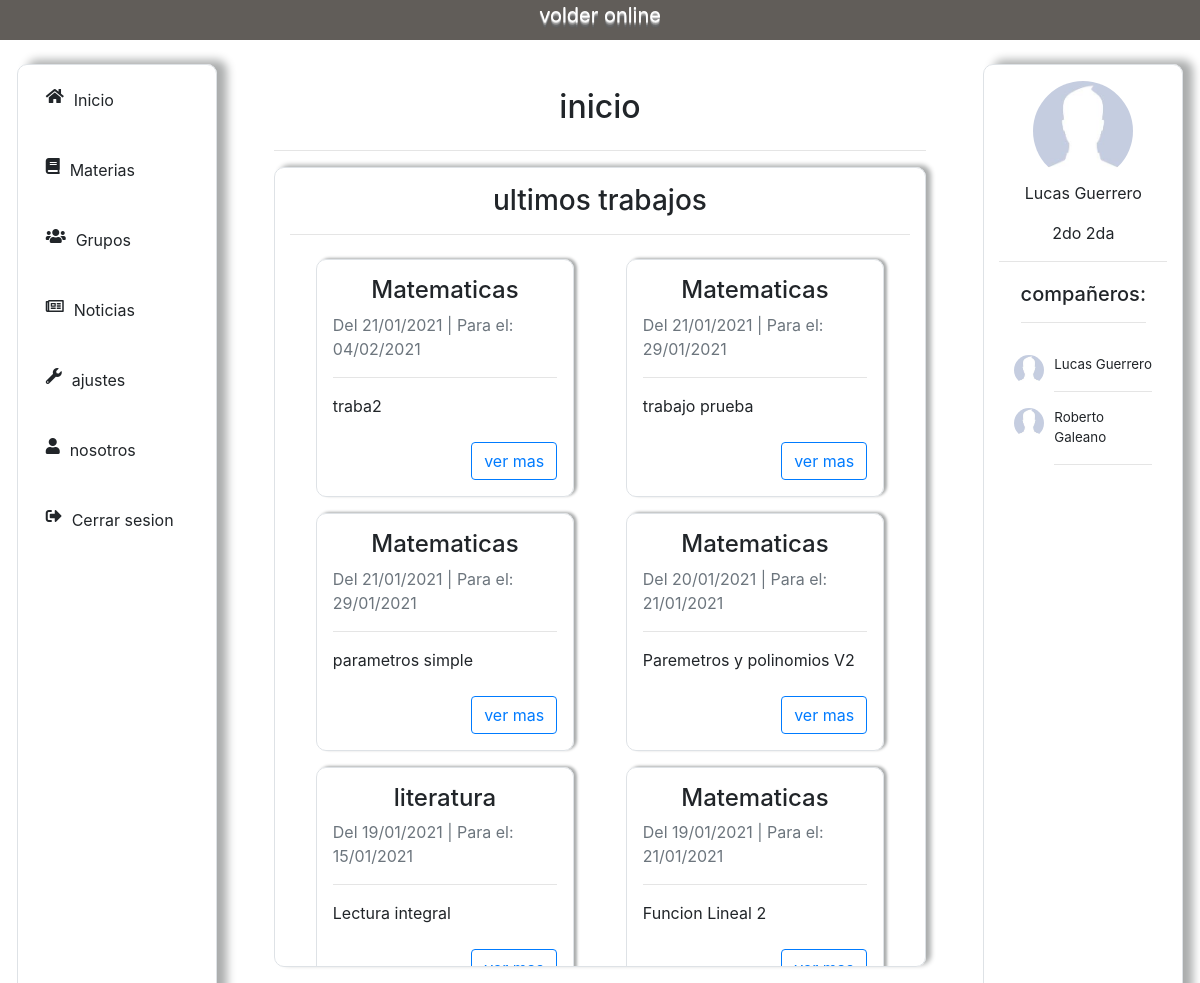
The page /estudiante/ (signed in, upper part) on the database as committed earlier.
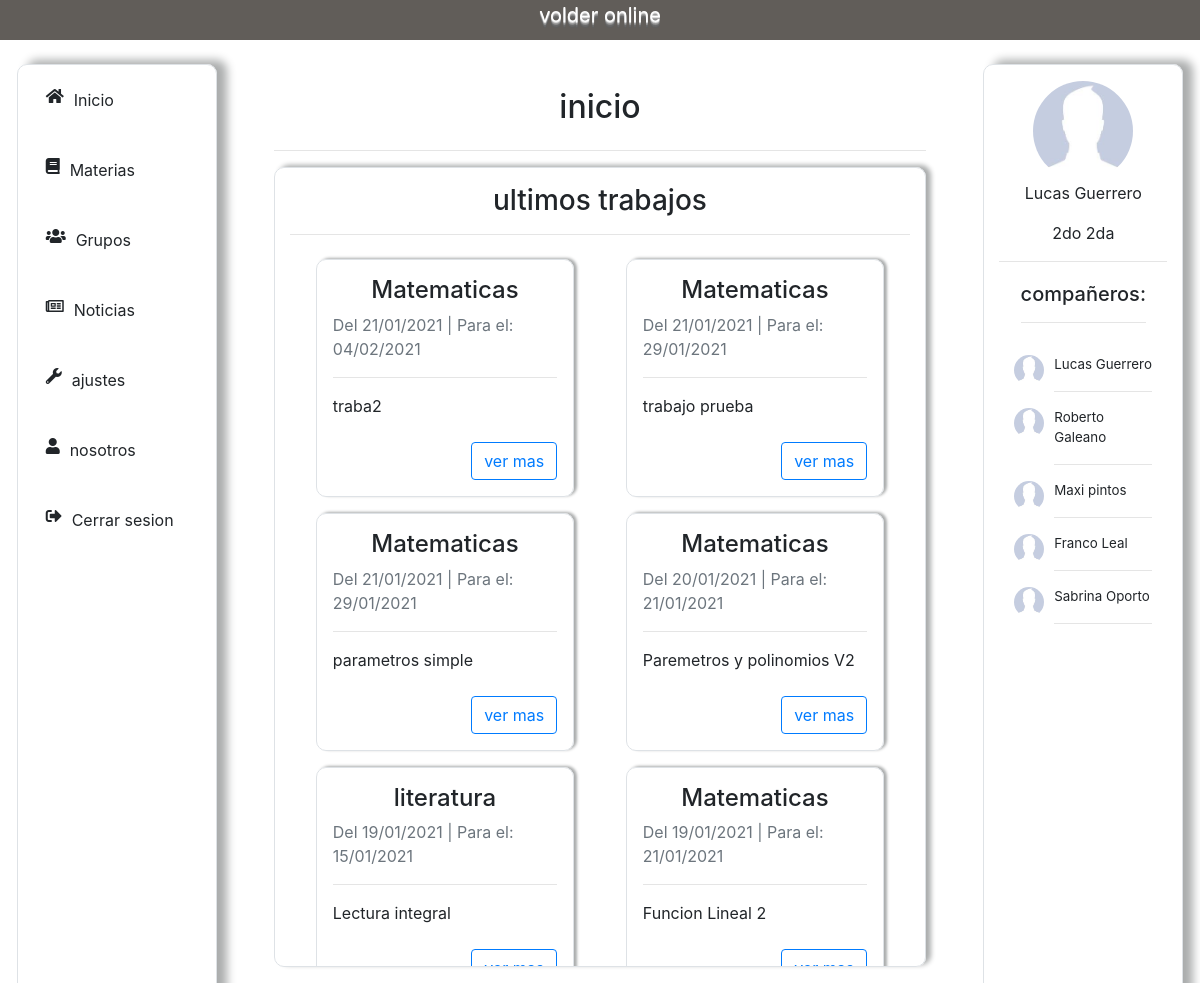
The same page on the database as committed later.
### usuarios/models.py (models this page shows, shortened)
class Trabajo(models.Model):
    titulo = models.CharField(max_length=50)
    materia = models.ForeignKey(Materia, on_delete = models.CASCADE, null=True, blank=True)
    fecha_de_subida = models.DateTimeField(auto_now_add=True)
    fecha_de_entrega = models.DateTimeField(auto_now_add=False)
    tipo_de_trabajo = models.ForeignKey(TipoDeTarea, on_delete = models.CASCADE, null=True, blank=True)
    consigna = models.CharField(max_length=50)
    contenido = models.TextField()
    fuentes = models.CharField(max_length=50)
    def __str__(self):
        return self.titulo

class Materia(models.Model):
    nombre = models.CharField(max_length=50)
    curso = models.ForeignKey(Cursoos, on_delete = models.CASCADE, null=True, blank=True)
    profesor = models.ForeignKey(Profesor, on_delete = models.CASCADE, null=True, blank=True)
    trabajos_entregados = models.IntegerField(null=True, blank=True)
    @property
    def total_trabajos(self):
        trabajos = self.trabajo_set.all()
        total_trabajos = sum([1 for trabajo in trabajos])
        return total_trabajos

class Estudiante(models.Model):
    user = models.OneToOneField(User, on_delete = models.CASCADE)
    nombre = models.CharField(max_length=50)
    apellido = models.CharField(max_length=50)
    dni = models.IntegerField(unique=True)
    curso = models.ForeignKey(Cursoos, on_delete = models.CASCADE, null=True, blank=True)
    foto =  models.ImageField(upload_to="fotos_de_perfil/estudiante", null=True, blank=True)
    def __str__(self):
        nombre_y_apellido = self.nombre + " " + self.apellido
        return nombre_y_apellido
    @property
    def imageURL(self):
        try:
            url = self.foto.url
        except:
            url = "/static/img/fotoPerfil.jpg"
        return url

### volder_app/decorators.py (the view)
        def wrapper(request, *args, **kwargs):
            if not hasattr(request.user, self.attribute):
                return redirect(self.redirect_to_url, **self.args_dict_to_redirect)
            return view(request, *args, **kwargs)

### usuarios/models.py (called while the page is built)
    def __str__(self):
        nombre_y_apellido = self.nombre + " " + self.apellido
        return nombre_y_apellido

### volder_app/views.py (called while the page is built)
@RequiredUserAttribute(attribute = 'estudiante', redirect_to_url = '/profesor/')
def main(request):
        ultimos_trabajos = Trabajo.objects.all().order_by("-fecha_de_subida")
        id_curso = request.user.estudiante.curso.id
        materias = Materia.objects.filter(curso=id_curso)
        compañero = Estudiante.objects.filter(curso=id_curso)
        cont = {
            "ultimos_trabajo":ultimos_trabajos,
            "materias":materias,
            "compañero":compañero,
        }
        return render(request, "volder/main.html",cont)

### volder_app/templates/volder/main.html (shortened to what this page needs)
{% extends 'volder/base.html' %}
{% load static %}
{% block content %}
<div class="mid-contenido-animacion col-10 col-md-7 mx-auto my-4 px-4">
    <h2 id="inicio" class="text-center my-4">inicio</h2> <hr>
    <div class="tarea tarea-animacion col-12 col-md-12  border mx-auto my-2" >
        <h3 class="text-center col-12 pt-3">ultimos trabajos</h3> <hr>
        <div class="row">
            {% for trabajo in ultimos_trabajo %}
                {% if trabajo.materia.curso == user.estudiante.curso %}
                    <div class="trabajos trabajos-animacion col-10 col-md-5 border my-2 mx-auto p-3">
                        <h4 class="titulo text-center">{{trabajo.materia.nombre}}</h4>
                        <p class="subitutlo text-muted">Del {{trabajo.fecha_de_subida|date:'d/m/Y'}} | Para el: {{trabajo.fecha_de_entrega|date:'d/m/Y'}}</p><hr>
                        <span>  {{trabajo}}  </span><br><br>
                        <a href="{% url 'trabajo' trabajo.id %}" class="btn btn-outline-primary float-right">ver mas</a>
                    </div>
                {% endif %}
            {% endfor %}
        </div>
    </div>
</div>
{% include 'volder/perfil_alumno.html' %}
{% endblock %}

### volder_app/templates/volder/perfil_alumno.html
{% load static %}
<div id="container"class="container container-animacion col-10 col-md-2 my-4 border" style=" box-shadow: 10px -4px 10px rgb(171, 173, 173);">
    <div class="perfil">
        <img class="foto mt-3" src="{{user.estudiante.imageURL}}">
        <div class="nombre">
            <p>{{user.estudiante.nombre}} {{user.estudiante.apellido}}</p>
        </div>
        <div class="curso">
            <p>{{user.estudiante.curso.curso}} {{user.estudiante.curso.division}}</p>
        </div>
    </div><hr>
    <div class="compañeros compañeros-animacion row py-1">
        <div class="mx-auto mb-3">
            <h5>compañeros: </h5><hr>
        </div>
        {% for compañero in compañero %}
            <div class="perfil col-6 col-md-12">
                <img class="foto-compañeros" src="{{compañero.imageURL}}">
                <div class="nick">
                    <p>{{compañero}}</p><hr>
                </div>
            </div>
        {% endfor %}
    </div>
</div>

Rows that differ between the two databases and show on the page:
added Estudiante: nombre+apellido "Maxi pintos"
added Estudiante: nombre+apellido "Franco Leal"
added Estudiante: nombre+apellido "Sabrina Oporto"
